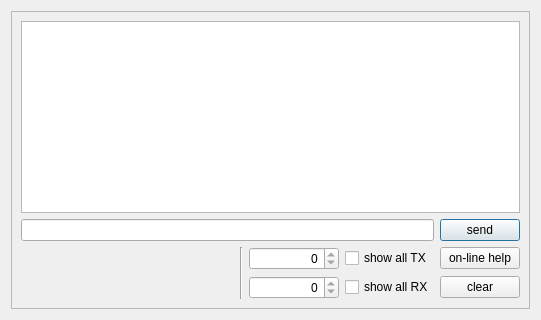
       <widget class="QWidget" name="main">
        <attribute name="title">
         <string>Debug</string>
        </attribute>
        <layout class="QVBoxLayout" name="verticalLayout">
         <item>
          <widget class="QFrame" name="frame_8">
           <property name="frameShape">
            <enum>QFrame::StyledPanel</enum>
           </property>
           <property name="frameShadow">
            <enum>QFrame::Sunken</enum>
           </property>
           <layout class="QGridLayout" name="gridLayout_5">
            <item row="1" column="0" colspan="5">
             <widget class="QLineEdit" name="main_send_txt">
              <property name="toolTip">
               <string notr="true" extracomment="Command to send to robot ">&lt;html&gt;&lt;head/&gt;&lt;body&gt;&lt;p&gt;Command to send to robot (when send is pressed)&lt;/p&gt;&lt;p&gt;Press &amp;quot;on-line help&amp;quot; to see list of commands&lt;/p&gt;&lt;/body&gt;&lt;/html&gt;</string>
              </property>
              <property name="statusTip">
               <string extracomment="Command to send to robot "/>
              </property>
              <property name="text">
               <string/>
              </property>
             </widget>
            </item>
            <item row="1" column="5">
             <widget class="QPushButton" name="main_send_cmd">
              <property name="text">
               <string>send</string>
              </property>
              <property name="autoDefault">
               <bool>true</bool>
              </property>
              <property name="default">
               <bool>true</bool>
              </property>
              <property name="flat">
               <bool>false</bool>
              </property>
             </widget>
            </item>
            <item row="2" column="2" rowspan="2">
             <widget class="Line" name="line">
              <property name="orientation">
               <enum>Qt::Vertical</enum>
              </property>
             </widget>
            </item>
            <item row="2" column="3">
             <widget class="QSpinBox" name="main_txCnt">
              <property name="toolTip">
               <string notr="true">Bytes send to robot</string>
              </property>
              <property name="statusTip">
               <string extracomment="Total send characters"/>
              </property>
              <property name="alignment">
               <set>Qt::AlignRight|Qt::AlignTrailing|Qt::AlignVCenter</set>
              </property>
              <property name="readOnly">
               <bool>true</bool>
              </property>
              <property name="maximum">
               <number>99999999</number>
              </property>
             </widget>
            </item>
            <item row="2" column="4">
             <widget class="QCheckBox" name="main_show_all_tx">
              <property name="toolTip">
               <string>Copy all traffic to robot to debug window.</string>
              </property>
              <property name="text">
               <string>show all TX</string>
              </property>
             </widget>
            </item>
            <item row="2" column="5">
             <widget class="QPushButton" name="main_help">
              <property name="toolTip">
               <string notr="true">Request on-line help (will be shown in window above).</string>
              </property>
              <property name="text">
               <string>on-line help</string>
              </property>
             </widget>
            </item>
            <item row="3" column="1">
             <spacer name="horizontalSpacer_5">
              <property name="orientation">
               <enum>Qt::Horizontal</enum>
              </property>
              <property name="sizeHint" stdset="0">
               <size>
                <width>207</width>
                <height>20</height>
               </size>
              </property>
             </spacer>
            </item>
            <item row="3" column="3">
             <widget class="QSpinBox" name="main_rxCnt">
              <property name="minimumSize">
               <size>
                <width>90</width>
                <height>0</height>
               </size>
              </property>
              <property name="toolTip">
               <string>Bytes received from robot.</string>
              </property>
              <property name="statusTip">
               <string extracomment="Total received characters"/>
              </property>
              <property name="alignment">
               <set>Qt::AlignRight|Qt::AlignTrailing|Qt::AlignVCenter</set>
              </property>
              <property name="readOnly">
               <bool>true</bool>
              </property>
              <property name="maximum">
               <number>999999999</number>
              </property>
             </widget>
            </item>
            <item row="3" column="4">
             <widget class="QCheckBox" name="main_show_all_rx">
              <property name="toolTip">
               <string>Copy all data received from robot to debug window.</string>
              </property>
              <property name="text">
               <string>show all RX</string>
              </property>
             </widget>
            </item>
            <item row="3" column="5">
             <widget class="QPushButton" name="main_status_clear">
              <property name="text">
               <string>clear</string>
              </property>
             </widget>
            </item>
            <item row="0" column="0" colspan="6">
             <widget class="QPlainTextEdit" name="main_status">
              <property name="font">
               <font>
                <kerning>false</kerning>
               </font>
              </property>
              <property name="toolTip">
               <string notr="true" extracomment="Communication with robot">Data and error messages received from (or send to) the robot</string>
              </property>
              <property name="statusTip">
               <string extracomment="Communication with robot"/>
              </property>
             </widget>
            </item>
           </layout>
          </widget>
         </item>
        </layout>
       </widget>
